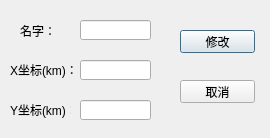
<?xml version="1.0" encoding="UTF-8"?>
<ui version="4.0">
 <class>ModifySwitchDialog</class>
 <widget class="QDialog" name="ModifySwitchDialog">
  <property name="geometry">
   <rect>
    <x>0</x>
    <y>0</y>
    <width>270</width>
    <height>138</height>
   </rect>
  </property>
  <property name="windowTitle">
   <string>修改交换机信息</string>
  </property>
  <widget class="QLineEdit" name="switchYLineEdit">
   <property name="geometry">
    <rect>
     <x>80</x>
     <y>100</y>
     <width>71</width>
     <height>20</height>
    </rect>
   </property>
  </widget>
  <widget class="QLabel" name="staticSwitchNameLabel">
   <property name="geometry">
    <rect>
     <x>20</x>
     <y>20</y>
     <width>41</width>
     <height>21</height>
    </rect>
   </property>
   <property name="text">
    <string>名字：</string>
   </property>
  </widget>
  <widget class="QLineEdit" name="switchNameLineEdit">
   <property name="geometry">
    <rect>
     <x>80</x>
     <y>20</y>
     <width>71</width>
     <height>20</height>
    </rect>
   </property>
  </widget>
  <widget class="QLabel" name="staticSwitchYLabel">
   <property name="geometry">
    <rect>
     <x>10</x>
     <y>100</y>
     <width>61</width>
     <height>20</height>
    </rect>
   </property>
   <property name="text">
    <string>Y坐标(km)：</string>
   </property>
  </widget>
  <widget class="QLabel" name="staticSwitchXLabel">
   <property name="geometry">
    <rect>
     <x>10</x>
     <y>60</y>
     <width>71</width>
     <height>20</height>
    </rect>
   </property>
   <property name="text">
    <string>X坐标(km)：</string>
   </property>
  </widget>
  <widget class="QPushButton" name="modifySwitchButton">
   <property name="geometry">
    <rect>
     <x>180</x>
     <y>30</y>
     <width>75</width>
     <height>23</height>
    </rect>
   </property>
   <property name="text">
    <string>修改</string>
   </property>
  </widget>
  <widget class="QLineEdit" name="switchXLineEdit">
   <property name="geometry">
    <rect>
     <x>80</x>
     <y>60</y>
     <width>71</width>
     <height>20</height>
    </rect>
   </property>
  </widget>
  <widget class="QPushButton" name="cancelButton">
   <property name="geometry">
    <rect>
     <x>180</x>
     <y>80</y>
     <width>75</width>
     <height>23</height>
    </rect>
   </property>
   <property name="text">
    <string>取消</string>
   </property>
  </widget>
 </widget>
 <resources/>
 <connections/>
</ui>
